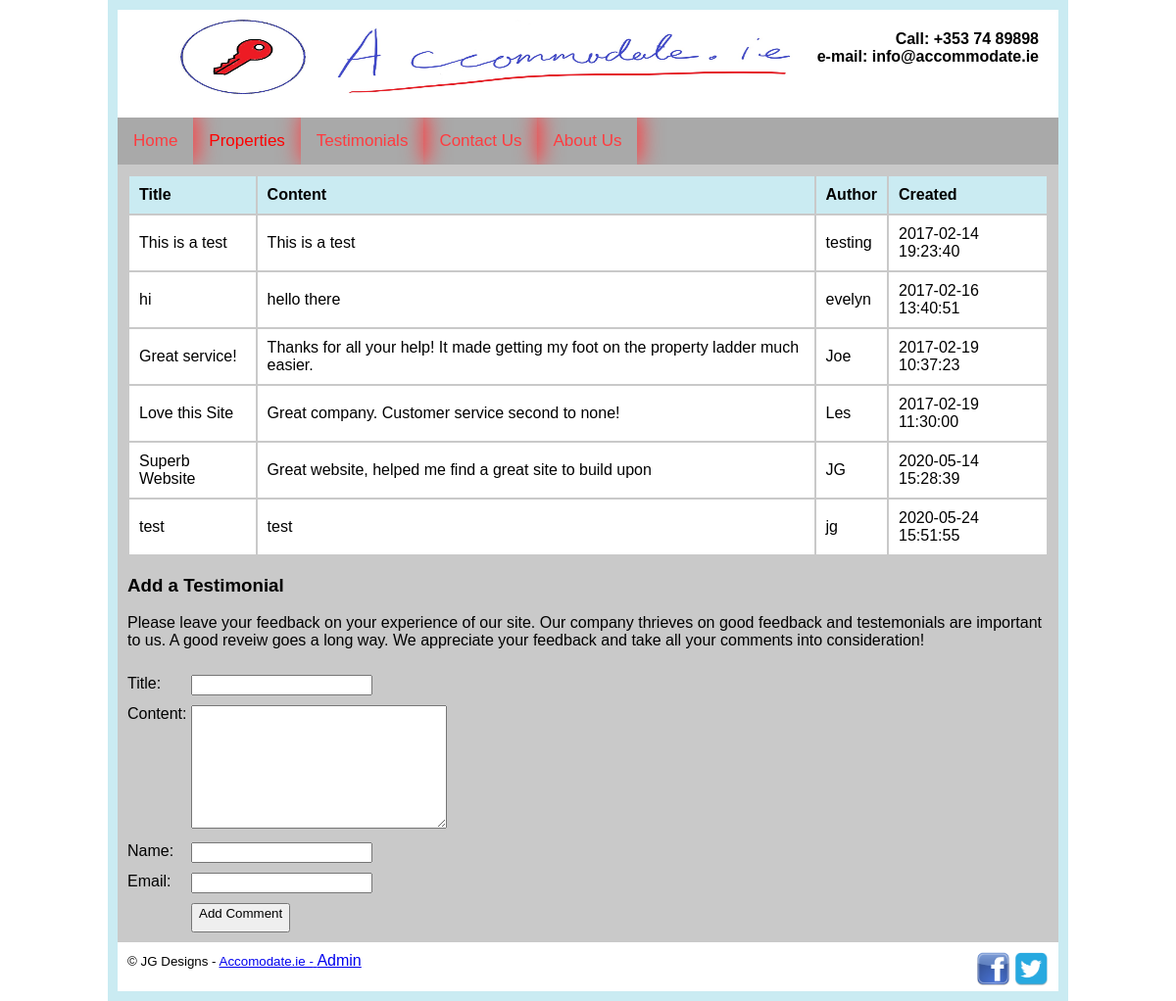
Page /property/getcomments.php on the committed database.
### tables this page shows
CREATE TABLE `comment` (
  `id` int(11) NOT NULL,
  `title` text NOT NULL,
  `content` text NOT NULL,
  `author_name` varchar(100) NOT NULL,
  `author_email` varchar(100) NOT NULL,
  `created_at` timestamp NOT NULL DEFAULT current_timestamp(),
  `status` enum('pending','planned') NOT NULL DEFAULT 'pending'
);

### property/getcomments.php (the view, shortened to what this page needs)
<!DOCTYPE HTML>
<html lang="en">
<head>
 <link rel="stylesheet" href="css/styles.css">
 </head>
<body>
<div id="container">
<div id="content">
<?php
$server="localhost";
$dbuser="root";
$password="";
$link=mysqli_connect($server,$dbuser,$password);
mysqli_select_db($link, "accommodate");
$sql="SELECT * from comment WHERE status='planned'";
$result=mysqli_query($link, $sql);
if(mysqli_num_rows($result)>0)
{
echo "<table>";
echo "<tr>
<td><strong>Title</td>
<td><strong>Content</td>
<td><strong>Author</td>
<td><strong>Created</td>
</tr>";
while($row=mysqli_fetch_array($result)) {
$title=$row["title"];
$content=$row["content"];
$author=$row["author_name"];
$created=$row["created_at"];
echo "<tr>
<td>$title</td>
<td>$content</td>
<td>$author</td>
<td>$created</td>
</tr>";
}
echo "</table>";
}
else
{
echo ("There are no testimonials availlable");
}
?>
<div id="addtestimonial">
<h3>Add a Testimonial</h3>
<p>Please leave your feedback on your experience of our site. Our company thrieves on good feedback and testemonials are important to us. A good reveiw goes a long way. We appreciate your feedback and
take all your comments into consideration! </p>
<form method="post" action="process.php" id="commentform">
<label>Title: </label>
<input type="text" name="title" required="required"><br>
<label>Content: </label>
<textarea name="content" rows="8" cols="30" required="required" ></textarea><br>
<label>Name:</label>
<input type="text" name="author_name" required="required"><br>
<label>Email: </label>
<input type="email" name="author_email" required="required"><br>
<input type="submit" id="mysubmit" name="submit" value="Add Comment">
</form>
</div>
</div>
</div>
</body>
</html>

### property/css/styles.css (style rules this page uses)
body { background-color: white; }
#container { margin: auto; width: 80%; background-color: #caebf2; border: 10px solid #caebf2; }
#contact { float: right; margin-right: 20px; text-align: right; }
#header { background-color: #ffffff; height: 110px; }
#content { background-color: #c9c9c9; padding: 10px; min-height: 300px; }
#footer { background-color: #ffffff; height: 30px; padding: 10px; }
#footer #fbi { float: right }
#sitename { float: left; width: 300px; padding-top: 20px; }
#logo { float:left; width: 150px; }
table td { padding: 10px; }
table { width: 100% }
table tr:nth-child(1) { background-color: #caebf2; }
table tr { background-color:#FFFFFF; }
#commentform { font-family: Arial; width: auto; }
label { float:left; width: 50px; clear: left; text-align: left; padding-right: 15px; margin-top: 10px; }
input, textarea { margin-top: 10px; }
#mysubmit { margin-left:65px; padding-bottom: 10px; }
body { margin:0;font-family:Arial }
.topnav { overflow: hidden; background-color: #a9a9a9; }
.topnav a { box-shadow: 2px -3px 22px 2px #ff3b3f; float: left; display: block; color: #ff3b3f; text-align: center; padding: 14px 16px; text-decoration: none; font-size: 17px; }
.active { background-color: #a9a9a9; color: white; }
.dropdown { float: left; overflow: hidden; }
.dropdown .dropbtn { font-size: 17px; border: none; outline: none; color: red; padding: 14px 16px; background-color: inherit; font-family: inherit; margin: 0; }

### rows in the picture
comment: title "This is a test", content "This is a test", author_name "testing", created_at "2017-02-14 19:23:40"
comment: title "hi", content "hello there", author_name "evelyn", created_at "2017-02-16 13:40:51"
comment: title "Great service!", content "Thanks for all your help! It made getting my foot on the property ladder much easier.", author_name "Joe", created_at "2017-02-19 10:37:23"
comment: title "Love this Site", content "Great company. Customer service second to none!", author_name "Les", created_at "2017-02-19 11:30:00"
comment: title "Superb Website", content "Great website, helped me find a great site to build upon", author_name "JG", created_at "2020-05-14 15:28:39"
comment: title "test", content "test", author_name "jg", created_at "2020-05-24 15:51:55"
